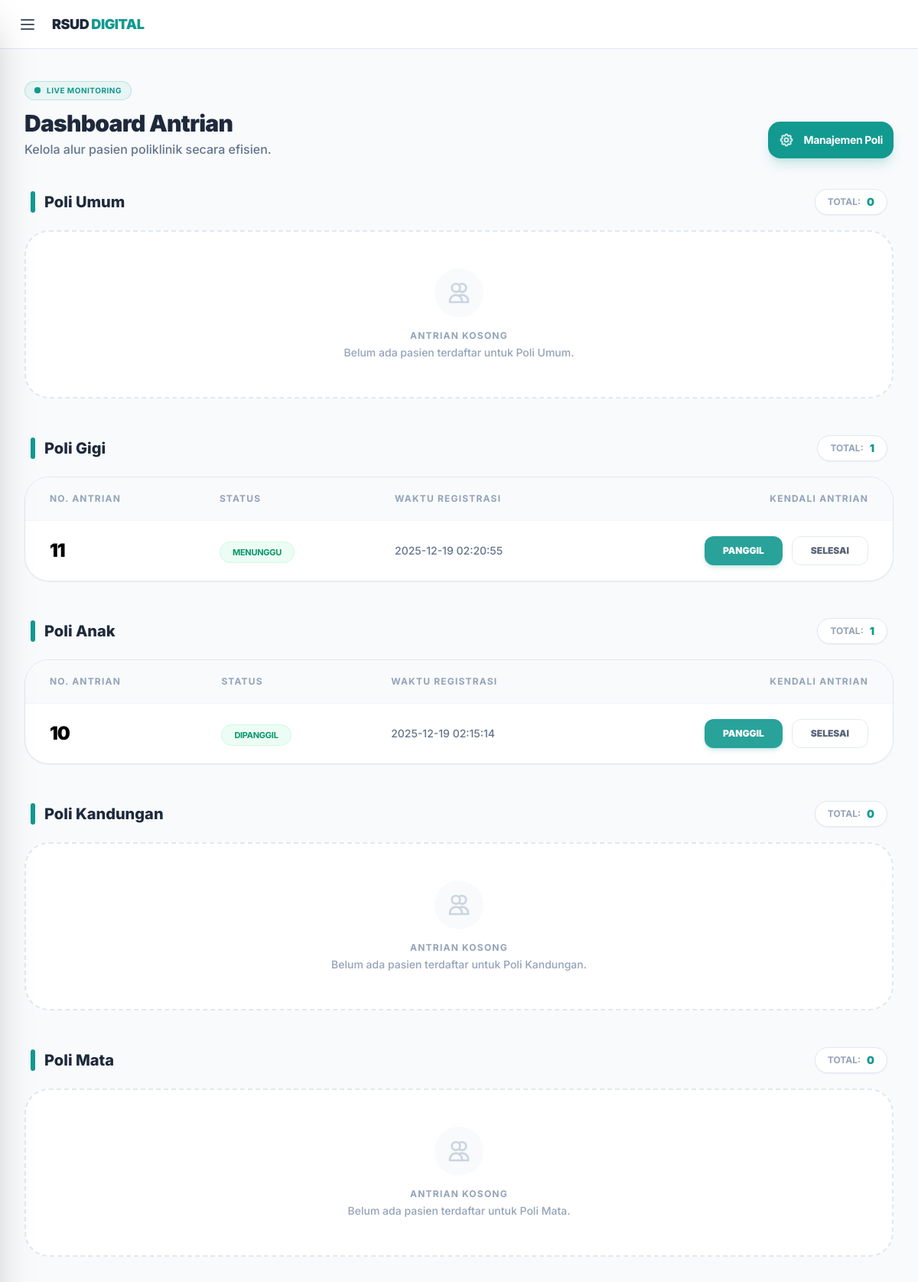
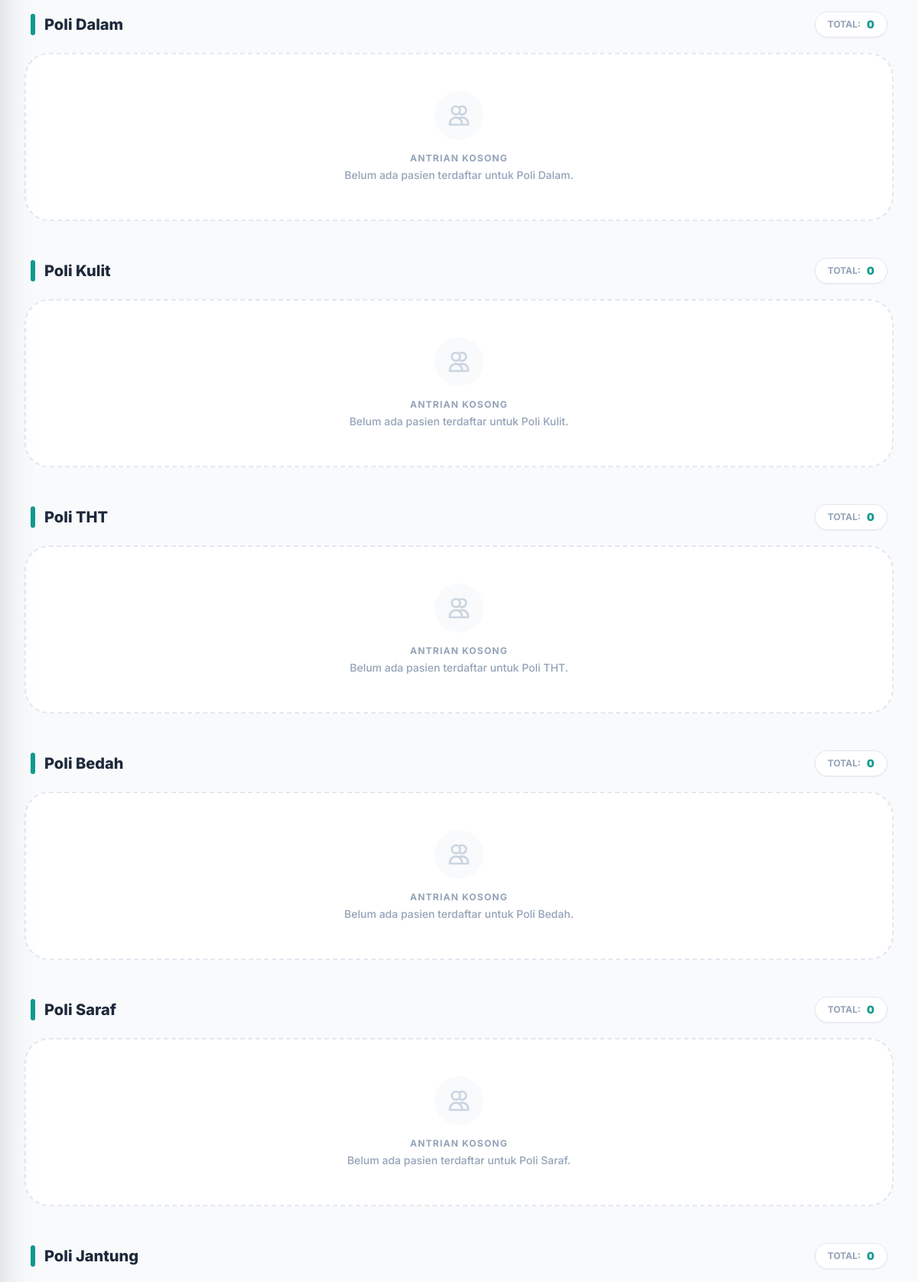
The page /admin (upper part) on the database its author committed (2 pictures, top to bottom).
### tables this page shows
CREATE TABLE services (
    id INTEGER PRIMARY KEY AUTOINCREMENT,
    nama TEXT NOT NULL UNIQUE
);

CREATE TABLE queues (
    id INTEGER PRIMARY KEY AUTOINCREMENT,
    nomor INTEGER,
    service_id INTEGER,
    status TEXT,
    waktu_ambil TEXT,
    waktu_panggil TEXT,
    waktu_selesai TEXT,
    FOREIGN KEY (service_id) REFERENCES services(id)
);

### app.py (the view)
@app.route('/admin')
def admin():
    conn = get_db()
    cur = conn.cursor()
    cur.execute("SELECT id, nama FROM services")
    services = cur.fetchall()
    data = {}
    for s in services:
        cur.execute("""
            SELECT q.id, q.nomor, q.status, q.waktu_ambil
            FROM queues q
            WHERE q.service_id=?
            AND q.status != 'selesai'
            ORDER BY q.nomor
        """, (s['id'],))
        data[s['nama']] = cur.fetchall()
    conn.close()
    return render_template('admin.html', data=data)

### app.py (called while the page is built)
def get_db():
    conn = sqlite3.connect(DB)
    conn.row_factory = sqlite3.Row
    return conn

### templates/admin.html (shortened to what this page needs)
{% extends "navbar.html" %}
{% block content %}
<div class="max-w-7xl mx-auto pt-10 pb-20 px-4 md:px-8">
    <header class="mb-10 flex flex-col md:flex-row md:items-end justify-between gap-4">
        <div>
            <div class="inline-flex items-center gap-2 px-3 py-1 rounded-full bg-[#e7f5f4] border border-[#129990]/20 mb-3">
                <span class="relative flex h-2 w-2">
                    <span class="relative inline-flex rounded-full h-2 w-2 bg-[#129990]"></span>
                </span>
                <span class="text-[10px] font-bold text-[#129990] uppercase tracking-wider">Live Monitoring</span>
            </div>
            <h1 class="text-3xl font-black text-slate-800 tracking-tight">Dashboard Antrian</h1>
            <p class="text-slate-500 mt-1 font-medium">Kelola alur pasien poliklinik secara efisien.</p>
        </div>
        <a href="/admin/poli" class="flex items-center gap-3 p-3.5 bg-[#129990] text-white rounded-2xl transition-all duration-200 font-bold shadow-lg shadow-[#129990]/20 hover:bg-[#0e7a73] hover:shadow-xl hover:-translate-y-0.5 group">
    <span class="text-sm tracking-tight">Manajemen Poli</span>
</a>
    </header>
    {% for poli, queues in data.items() %}
    <section class="mb-12">
        <div class="flex items-center justify-between mb-5 px-2">
            <h2 class="text-xl font-extrabold text-slate-800 flex items-center gap-3">
                <span class="w-1.5 h-7 bg-[#129990] rounded-full"></span>
                {{ poli }}
            </h2>
            <div class="flex items-center gap-2 bg-white px-4 py-1.5 rounded-full border border-slate-200 shadow-sm">
                <span class="text-xs font-bold text-slate-400 uppercase">Total:</span>
                <span class="text-sm font-black text-[#129990]">{{ queues|length }}</span>
            </div>
        </div>
        {% if queues %}
        <div class="overflow-hidden shadow-sm border border-slate-200 rounded-[2rem] bg-white">
            <div class="hidden md:block overflow-x-auto">
                <table class="w-full text-left border-collapse">
                    <thead class="bg-slate-50 border-b border-slate-100">
                        <tr>
                            <th class="px-8 py-5 text-xs font-bold text-slate-400 uppercase tracking-widest">No. Antrian</th>
                            <th class="px-8 py-5 text-xs font-bold text-slate-400 uppercase tracking-widest">Status</th>
                            <th class="px-8 py-5 text-xs font-bold text-slate-400 uppercase tracking-widest">Waktu Registrasi</th>
                            <th class="px-8 py-5 text-xs font-bold text-slate-400 uppercase tracking-widest text-right">Kendali Antrian</th>
                        </tr>
                    </thead>
                    <tbody class="divide-y divide-slate-50">
                        {% for q in queues %}
                        <tr class="hover:bg-[#e7f5f4]/30 transition-colors group">
                            <td class="px-8 py-5">
                                <span class="text-2xl font-black text-black tracking-tighter">{{ q[1] }}</span>
                            </td>
                            <td class="px-8 py-5">
                                <span class="px-4 py-1.5 rounded-full text-[11px] font-bold uppercase tracking-tight
                                    {% if q[2] == 'Menunggu' %} bg-amber-50 text-amber-600 border border-amber-100
                                    {% else %} bg-emerald-50 text-emerald-600 border border-emerald-100 {% endif %}">
                                    {{ q[2] }}
                                </span>
                            </td>
                            <td class="px-8 py-5 text-sm font-medium text-slate-500">{{ q[3] }}</td>
                            <td class="px-8 py-5 text-right">
                                <div class="flex justify-end gap-3 opacity-90 group-hover:opacity-100 transition-opacity">
                                    <a href="/admin/panggil/{{ q[0] }}" class="inline-flex items-center px-6 py-2.5 bg-[#129990] hover:bg-[#0e7a73] text-white text-xs font-black rounded-xl transition-all shadow-md shadow-[#129990]/20 active:scale-95">
                                        PANGGIL
                                    </a>
                                    <a href="/admin/selesai/{{ q[0] }}" class="inline-flex items-center px-6 py-2.5 bg-white border border-slate-200 hover:bg-slate-50 text-slate-600 text-xs font-black rounded-xl transition-all active:scale-95">
                                        SELESAI
                                    </a>
                                </div>
                            </td>
                        </tr>
                        {% endfor %}
                    </tbody>
                </table>
            </div>
        </div>
        {% else %}
        <div class="bg-white border-2 border-dashed border-slate-200 rounded-[2rem] p-12 text-center transition-all hover:border-[#129990]/30 group">
            <div class="w-16 h-16 bg-slate-50 rounded-full flex items-center justify-center mx-auto mb-4 group-hover:scale-110 transition-transform">
                <svg class="w-8 h-8 text-slate-300" fill="none" stroke="currentColor" viewBox="0 0 24 24"><path stroke-linecap="round" stroke-linejoin="round" stroke-width="2" d="M12 4.354a4 4 0 110 5.292M15 21H3v-1a6 6 0 0112 0v1zm0 0h6v-1a6 6 0 00-9-5.197M13 7a4 4 0 11-8 0 4 4 0 018 0z"></path></svg>
            </div>
            <p class="text-slate-400 font-bold uppercase text-xs tracking-widest">Antrian Kosong</p>
            <p class="text-slate-400 text-sm mt-1 font-medium">Belum ada pasien terdaftar untuk {{ poli }}.</p>
        </div>
        {% endif %}
    </section>
    {% endfor %}
</div>
{% endblock %}

### templates/navbar.html (style rules this page uses)
body { font-family: 'Inter', sans-serif; -webkit-font-smoothing: antialiased; }

### rows shown on the page
services: nama "Poli Umum", queues "0"
services: nama "Poli Gigi", queues "1"
queues: nomor "11", status "MENUNGGU", waktu_ambil "2025-12-19 02:20:55"
services: nama "Poli Anak", queues "1"
queues: nomor "10", status "DIPANGGIL", waktu_ambil "2025-12-19 02:15:14"
services: nama "Poli Kandungan", queues "0"
services: nama "Poli Mata", queues "0"
services: nama "Poli Dalam", queues "0"
services: nama "Poli Kulit", queues "0"
services: nama "Poli THT", queues "0"
services: nama "Poli Bedah", queues "0"
services: nama "Poli Saraf", queues "0"
services: nama "Poli Jantung", queues "0"
